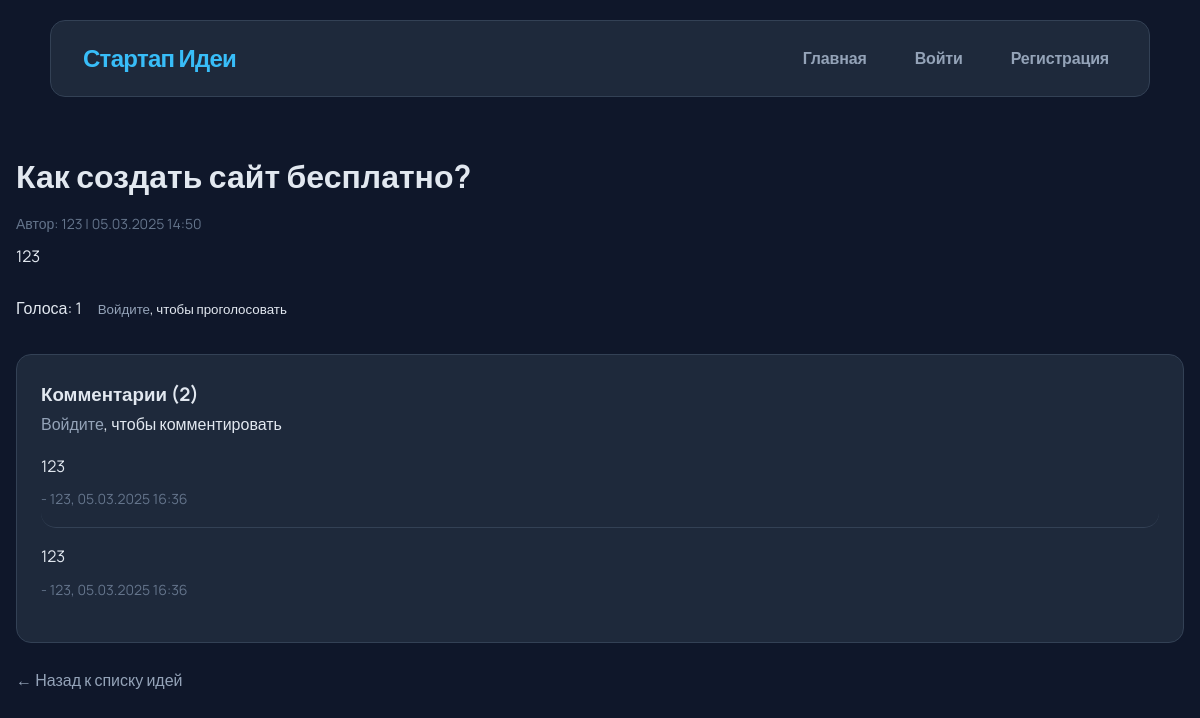
The page /idea/1 on the database its author committed.
### app.py (models this page shows)
class Idea(db.Model):
    id = db.Column(db.Integer, primary_key=True)
    title = db.Column(db.String(100), nullable=False)
    description = db.Column(db.Text, nullable=False)
    date_posted = db.Column(db.DateTime, default=datetime.utcnow)
    user_id = db.Column(db.Integer, db.ForeignKey('user.id'), nullable=False)
    votes = db.relationship('Vote', backref='idea', lazy=True)
    comments = db.relationship('Comment', backref='idea', lazy=True)
    @property
    def vote_count(self):
        return sum(vote.value for vote in self.votes)

class User(db.Model):
    id = db.Column(db.Integer, primary_key=True)
    username = db.Column(db.String(50), unique=True, nullable=False)
    password_hash = db.Column(db.String(128), nullable=False)
    email = db.Column(db.String(120), unique=True, nullable=False)
    date_joined = db.Column(db.DateTime, default=datetime.utcnow)
    ideas = db.relationship('Idea', backref='author', lazy=True)
    votes = db.relationship('Vote', backref='user', lazy=True)
    comments = db.relationship('Comment', backref='author', lazy=True)

class Vote(db.Model):
    id = db.Column(db.Integer, primary_key=True)
    value = db.Column(db.Integer, nullable=False)  # 1 - позитивный, -1 - негативный
    user_id = db.Column(db.Integer, db.ForeignKey('user.id'), nullable=False)
    idea_id = db.Column(db.Integer, db.ForeignKey('idea.id'), nullable=False)
    date_voted = db.Column(db.DateTime, default=datetime.utcnow)
    __table_args__ = (db.UniqueConstraint('user_id', 'idea_id', name='user_idea_uc'),)

class Comment(db.Model):
    id = db.Column(db.Integer, primary_key=True)
    content = db.Column(db.Text, nullable=False)
    date_posted = db.Column(db.DateTime, default=datetime.utcnow)
    user_id = db.Column(db.Integer, db.ForeignKey('user.id'), nullable=False)
    idea_id = db.Column(db.Integer, db.ForeignKey('idea.id'), nullable=False)

### app.py (the view)
@app.route('/idea/<int:idea_id>')
def idea_detail(idea_id):
    idea = Idea.query.get_or_404(idea_id)
    return render_template('idea_detail.html', idea=idea)

### templates/idea_detail.html (shortened to what this page needs)
{% extends 'base.html' %}
{% block content %}
    <div class="idea-detail">
        <h1 class="idea-title">{{ idea.title }}</h1>
        <div class="idea-meta">
            Автор: {{ idea.author.username }} | {{ idea.date_posted.strftime('%d.%m.%Y %H:%M') }}
        </div>
        <div class="idea-content">
            {{ idea.description }}
        </div>
        <div class="votes">
            {% if 'user_id' in session %}
                <a href="{{ url_for('vote', idea_id=idea.id, value=1) }}" class="vote-btn">👍 За</a>
                <span class="vote-count">{{ idea.vote_count }}</span>
                <a href="{{ url_for('vote', idea_id=idea.id, value=-1) }}" class="vote-btn">👎 Против</a>
            {% else %}
                <span>Голоса: {{ idea.vote_count }}</span>
                <p><small><a href="{{ url_for('login') }}">Войдите</a>, чтобы проголосовать</small></p>
            {% endif %}
        </div>
        <div class="comments">
            <h3>Комментарии ({{ idea.comments|length }})</h3>
            {% if 'user_id' in session %}
                <form method="POST" action="{{ url_for('add_comment', idea_id=idea.id) }}" class="comment-form">
                    <div>
                        <label for="content">Добавить комментарий:</label>
                        <textarea id="content" name="content" rows="3" required></textarea>
                    </div>
                    <button type="submit">Отправить</button>
                </form>
            {% else %}
                <p><a href="{{ url_for('login') }}">Войдите</a>, чтобы комментировать</p>
            {% endif %}
            {% if idea.comments %}
                {% for comment in idea.comments|sort(attribute='date_posted', reverse=true) %}
                    <div class="comment">
                        <div class="comment-content">
                            {{ comment.content }}
                        </div>
                        <div class="comment-meta">
                            - {{ comment.author.username }}, {{ comment.date_posted.strftime('%d.%m.%Y %H:%M') }}
                        </div>
                    </div>
                {% endfor %}
            {% else %}
                <p>Комментариев пока нет. Будьте первым, кто прокомментирует эту идею!</p>
            {% endif %}
        </div>
    </div>
    <a href="{{ url_for('home') }}" class="back-btn">← Назад к списку идей</a>
{% endblock %}

### static/style.css (style rules this page uses)
* { margin: 0; padding: 0; box-sizing: border-box; font-family: 'Manrope', sans-serif; }
body { background-color: #0F172A; color: #E2E8F0; line-height: 1.7; font-weight: 400; }
a { color: #94A3B8; text-decoration: none; }
.idea-meta { color: #64748B; font-size: 0.875rem; margin: 0.5rem 0; }
.comments { margin-top: 2rem; background: #1E293B; border: 1px solid #334155; border-radius: 15px; padding: 1.5rem; }
.comment { padding: 1rem 0; border-bottom: 1px solid #334155; border-radius: 15px; }
.comment:last-child { border-bottom: none; }
.comment-content { color: #E2E8F0; margin-bottom: 0.5rem; line-height: 1.6; border-radius: 15px; }
.comment-meta { color: #64748B; font-size: 0.875rem; border-radius: 15px; }
.votes { display: flex; align-items: center; gap: 1rem; margin: 1.5rem 0; }
.back-btn { display: inline-flex; align-items: center; gap: 0.5rem; color: #94A3B8; text-decoration: none; margin-top: 1.5rem; transition: color 0.3s ease; }
.idea-card, .comments, .auth-form { animation: fadeIn 0.4s ease-out; }

### rows shown on the page
Idea: title "Как создать сайт бесплатно?", date_posted "05.03.2025 14:50", description "123"
User: author.username "123"
Vote: vote_count "1"
Comment: content "123", author.username "123", date_posted "05.03.2025 16:36"
Comment: content "123", author.username "123", date_posted "05.03.2025 16:36"

### other values the page prints
{{ idea.comments|length }} "2"
